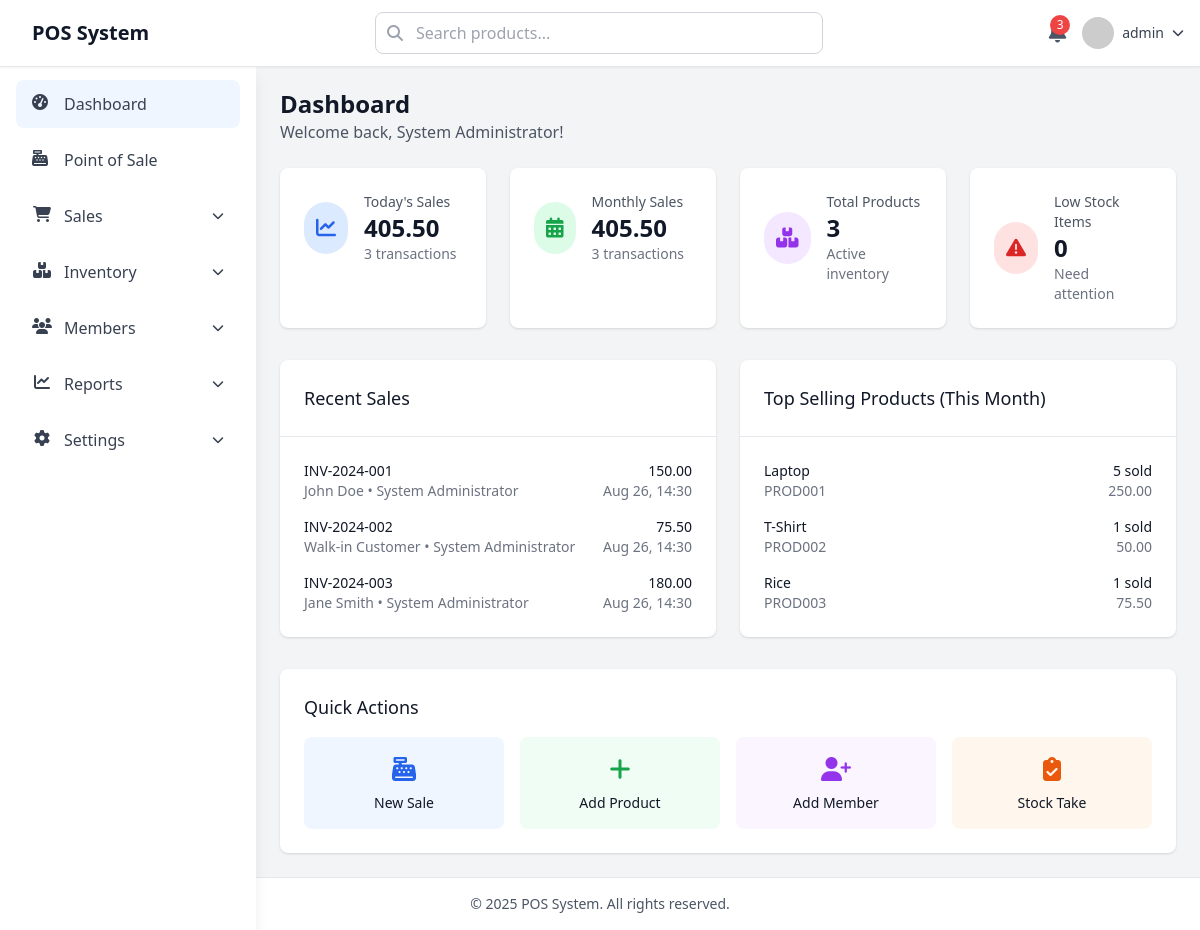
/dashboard.php (signed in), run on the app's committed database.
### tables this page shows
CREATE TABLE sales (
    id INT PRIMARY KEY AUTO_INCREMENT,
    invoice_number VARCHAR(50) UNIQUE NOT NULL,
    session_id INT,
    member_id INT NULL,
    user_id INT NOT NULL,
    subtotal DECIMAL(10,2) NOT NULL,
    discount_amount DECIMAL(10,2) DEFAULT 0.00,
    tax_amount DECIMAL(10,2) DEFAULT 0.00,
    total_amount DECIMAL(10,2) NOT NULL,
    payment_method ENUM('cash', 'card', 'ewallet') DEFAULT 'cash',
    payment_status ENUM('paid', 'pending', 'refunded') DEFAULT 'paid',
    notes TEXT,
    created_at TIMESTAMP DEFAULT CURRENT_TIMESTAMP,
    updated_at TIMESTAMP DEFAULT CURRENT_TIMESTAMP ON UPDATE CURRENT_TIMESTAMP,
    FOREIGN KEY (session_id) REFERENCES sales_sessions(id),
    FOREIGN KEY (member_id) REFERENCES members(id),
    FOREIGN KEY (user_id) REFERENCES users(id)
);

CREATE TABLE members (
    id INT PRIMARY KEY AUTO_INCREMENT,
    member_code VARCHAR(50) UNIQUE NOT NULL,
    name VARCHAR(255) NOT NULL,
    phone VARCHAR(50),
    email VARCHAR(255),
    address TEXT,
    membership_tier_id INT,
    total_points INT DEFAULT 0,
    total_spent DECIMAL(10,2) DEFAULT 0.00,
    is_active BOOLEAN DEFAULT TRUE,
    created_at TIMESTAMP DEFAULT CURRENT_TIMESTAMP,
    updated_at TIMESTAMP DEFAULT CURRENT_TIMESTAMP ON UPDATE CURRENT_TIMESTAMP,
    FOREIGN KEY (membership_tier_id) REFERENCES membership_tiers(id)
);

CREATE TABLE users (
    id INT PRIMARY KEY AUTO_INCREMENT,
    username VARCHAR(50) UNIQUE NOT NULL,
    password VARCHAR(255) NOT NULL,
    full_name VARCHAR(100) NOT NULL,
    email VARCHAR(255),
    phone VARCHAR(50),
    role ENUM('admin', 'manager', 'cashier') DEFAULT 'cashier',
    is_active BOOLEAN DEFAULT TRUE,
    last_login TIMESTAMP NULL,
    created_at TIMESTAMP DEFAULT CURRENT_TIMESTAMP,
    updated_at TIMESTAMP DEFAULT CURRENT_TIMESTAMP ON UPDATE CURRENT_TIMESTAMP
);

### dashboard.php (the view, shortened to what this page needs)
<?php
include 'include/conn.php';
include 'include/head.php';
include 'include/header.php';
include 'include/sidebar.php';
$today = date('Y-m-d');
$current_month = date('Y-m');
$query_today_sales = mysqli_query($conn, "SELECT COUNT(*) as count, SUM(total_amount) as total FROM sales WHERE DATE(created_at) = '$today'");
$today_sales = mysqli_fetch_array($query_today_sales);
$query_month_sales = mysqli_query($conn, "SELECT COUNT(*) as count, SUM(total_amount) as total FROM sales WHERE DATE_FORMAT(created_at, '%Y-%m') = '$current_month'");
$month_sales = mysqli_fetch_array($query_month_sales);
$query_total_products = mysqli_query($conn, "SELECT COUNT(*) as count FROM products WHERE is_active = 1");
$total_products = mysqli_fetch_array($query_total_products);
$query_low_stock = mysqli_query($conn, "SELECT COUNT(*) as count FROM products WHERE stock_quantity <= min_stock_level AND is_active = 1");
$low_stock = mysqli_fetch_array($query_low_stock);
$query_recent_sales = mysqli_query($conn, "
    SELECT s.*, m.name as member_name, u.full_name as cashier_name
    FROM sales s
    LEFT JOIN members m ON s.member_id = m.id
    LEFT JOIN users u ON s.user_id = u.id
    ORDER BY s.created_at DESC
    LIMIT 10
");
$query_top_products = mysqli_query($conn, "
    SELECT p.name, p.sku, SUM(si.quantity) as total_sold, SUM(si.total_price) as total_revenue
    FROM sale_items si
    JOIN products p ON si.product_id = p.id
    JOIN sales s ON si.sale_id = s.id
    WHERE DATE_FORMAT(s.created_at, '%Y-%m') = '$current_month'
    GROUP BY p.id
    ORDER BY total_sold DESC
    LIMIT 5
");
?>
<div class="main-content ml-0 lg:ml-64 pt-16">
    <div class="p-6">
        <div class="mb-6">
            <h1 class="text-2xl font-bold text-gray-900">Dashboard</h1>
            <p class="text-gray-600">Welcome back, <?= $_SESSION['full_name'] ?>!</p>
        </div>
        <div class="grid grid-cols-1 md:grid-cols-2 lg:grid-cols-4 gap-6 mb-8">
            <div class="bg-white rounded-lg shadow p-6">
                <div class="flex items-center">
                    <div class="p-3 rounded-full bg-blue-100 text-blue-600">
                        <i class="fas fa-chart-line text-xl"></i>
                    </div>
                    <div class="ml-4">
                        <p class="text-sm font-medium text-gray-600">Today's Sales</p>
                        <p class="text-2xl font-bold text-gray-900"><?= number_format($today_sales['total'] ?? 0, 2) ?></p>
                        <p class="text-sm text-gray-500"><?= $today_sales['count'] ?? 0 ?> transactions</p>
                    </div>
                </div>
            </div>
            <div class="bg-white rounded-lg shadow p-6">
                <div class="flex items-center">
                    <div class="p-3 rounded-full bg-green-100 text-green-600">
                        <i class="fas fa-calendar-alt text-xl"></i>
                    </div>
                    <div class="ml-4">
                        <p class="text-sm font-medium text-gray-600">Monthly Sales</p>
                        <p class="text-2xl font-bold text-gray-900"><?= number_format($month_sales['total'] ?? 0, 2) ?></p>
                        <p class="text-sm text-gray-500"><?= $month_sales['count'] ?? 0 ?> transactions</p>
                    </div>
                </div>
            </div>
            <div class="bg-white rounded-lg shadow p-6">
                <div class="flex items-center">
                    <div class="p-3 rounded-full bg-purple-100 text-purple-600">
                        <i class="fas fa-boxes text-xl"></i>
                    </div>
                    <div class="ml-4">
                        <p class="text-sm font-medium text-gray-600">Total Products</p>
                        <p class="text-2xl font-bold text-gray-900"><?= $total_products['count'] ?? 0 ?></p>
                        <p class="text-sm text-gray-500">Active inventory</p>
                    </div>
                </div>
            </div>
            <div class="bg-white rounded-lg shadow p-6">
                <div class="flex items-center">
                    <div class="p-3 rounded-full bg-red-100 text-red-600">
                        <i class="fas fa-exclamation-triangle text-xl"></i>
                    </div>
                    <div class="ml-4">
                        <p class="text-sm font-medium text-gray-600">Low Stock Items</p>
                        <p class="text-2xl font-bold text-gray-900"><?= $low_stock['count'] ?? 0 ?></p>
                        <p class="text-sm text-gray-500">Need attention</p>
                    </div>
                </div>
            </div>
        </div>
        <div class="grid grid-cols-1 lg:grid-cols-2 gap-6 mb-8">
            <div class="bg-white rounded-lg shadow">
                <div class="p-6 border-b border-gray-200">
                    <h3 class="text-lg font-medium text-gray-900">Recent Sales</h3>
                </div>
                <div class="p-6">
                    <div class="space-y-4">
                        <?php while ($sale = mysqli_fetch_array($query_recent_sales)): ?>
                        <div class="flex items-center justify-between">
                            <div>
                                <p class="text-sm font-medium text-gray-900"><?= $sale['invoice_number'] ?></p>
                                <p class="text-sm text-gray-500">
                                    <?= $sale['member_name'] ? $sale['member_name'] : 'Walk-in Customer' ?> •
                                    <?= $sale['cashier_name'] ?>
                                </p>
                            </div>
                            <div class="text-right">
                                <p class="text-sm font-medium text-gray-900"><?= number_format($sale['total_amount'], 2) ?></p>
                                <p class="text-sm text-gray-500"><?= date('M d, H:i', strtotime($sale['created_at'])) ?></p>
                            </div>
                        </div>
                        <?php endwhile; ?>
                    </div>
                </div>
            </div>
            <div class="bg-white rounded-lg shadow">
                <div class="p-6 border-b border-gray-200">
                    <h3 class="text-lg font-medium text-gray-900">Top Selling Products (This Month)</h3>
                </div>
                <div class="p-6">
                    <div class="space-y-4">
                        <?php while ($product = mysqli_fetch_array($query_top_products)): ?>
                        <div class="flex items-center justify-between">
                            <div>
                                <p class="text-sm font-medium text-gray-900"><?= $product['name'] ?></p>
                                <p class="text-sm text-gray-500"><?= $product['sku'] ?></p>
                            </div>
                            <div class="text-right">
                                <p class="text-sm font-medium text-gray-900"><?= $product['total_sold'] ?> sold</p>
                                <p class="text-sm text-gray-500"><?= number_format($product['total_revenue'], 2) ?></p>
                            </div>
                        </div>
                        <?php endwhile; ?>
                    </div>
                </div>
            </div>
        </div>
        <div class="bg-white rounded-lg shadow p-6">
            <h3 class="text-lg font-medium text-gray-900 mb-4">Quick Actions</h3>
            <div class="grid grid-cols-2 md:grid-cols-4 gap-4">
                <a href="pos.php" class="flex flex-col items-center p-4 bg-blue-50 rounded-lg hover:bg-blue-100 transition-colors">
                    <i class="fas fa-cash-register text-2xl text-blue-600 mb-2"></i>
                    <span class="text-sm font-medium text-gray-900">New Sale</span>
                </a>
                <a href="products.php" class="flex flex-col items-center p-4 bg-green-50 rounded-lg hover:bg-green-100 transition-colors">
                    <i class="fas fa-plus text-2xl text-green-600 mb-2"></i>
                    <span class="text-sm font-medium text-gray-900">Add Product</span>
                </a>
                <a href="members.php" class="flex flex-col items-center p-4 bg-purple-50 rounded-lg hover:bg-purple-100 transition-colors">
                    <i class="fas fa-user-plus text-2xl text-purple-600 mb-2"></i>
                    <span class="text-sm font-medium text-gray-900">Add Member</span>
                </a>
                <a href="stock-take.php" class="flex flex-col items-center p-4 bg-orange-50 rounded-lg hover:bg-orange-100 transition-colors">
                    <i class="fas fa-clipboard-check text-2xl text-orange-600 mb-2"></i>
                    <span class="text-sm font-medium text-gray-900">Stock Take</span>
                </a>
            </div>
        </div>
    </div>
</div>
<?php include 'include/footer.php'; ?>

### data on the page
sales: invoice_number "INV-2024-001", member.name "John Doe", user.full_name "System Administrator", total_amount "150.00", created_at "Aug 26, 14:30"
sales: invoice_number "INV-2024-002", shows "Walk-in Customer", user.full_name "System Administrator", total_amount "75.50", created_at "Aug 26, 14:30"
sales: invoice_number "INV-2024-003", member.name "Jane Smith", user.full_name "System Administrator", total_amount "180.00", created_at "Aug 26, 14:30"

### other printed values
$_SESSION['username'] "admin"
$_SESSION['full_name'] "System Administrator"
$today_sales['total'] "405.50"
$today_sales['count'] "3"
$month_sales['total'] "405.50"
$month_sales['count'] "3"
$total_products['count'] "3"
$low_stock['count'] "0"
$product['name'] "Laptop"
$product['sku'] "PROD001"
$product['total_sold'] "5"
$product['total_revenue'] "250.00"
$product['name'] "T-Shirt"
$product['sku'] "PROD002"
$product['total_sold'] "1"
